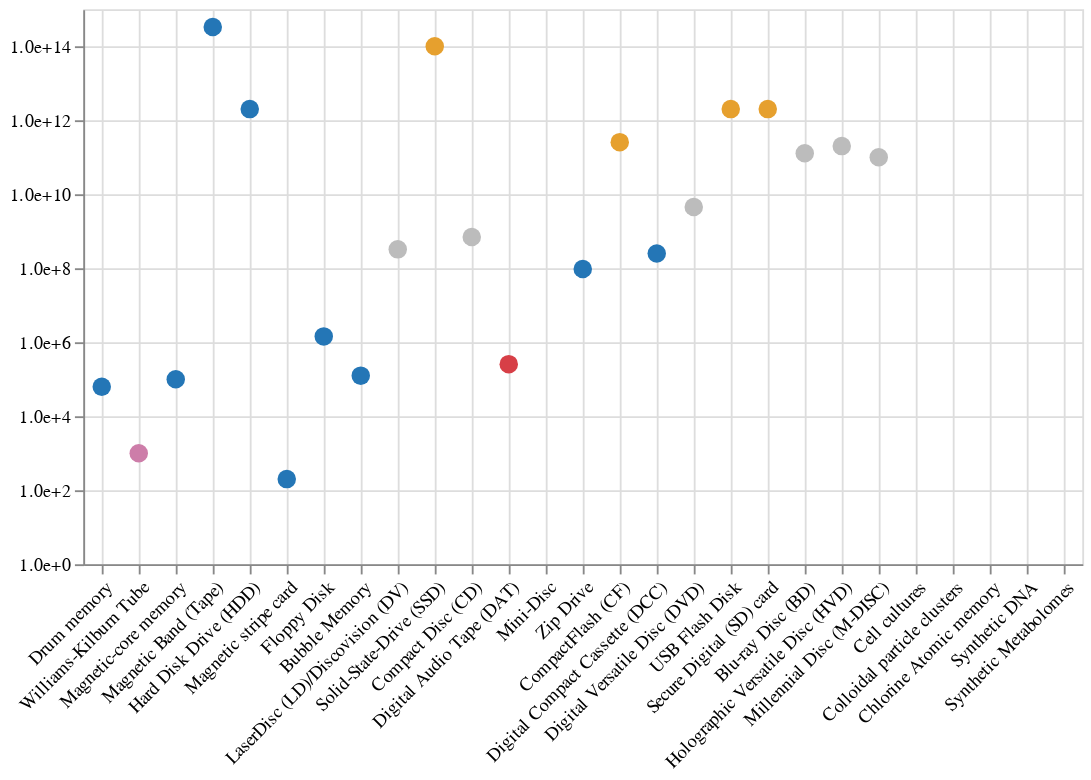

The notebook cell saved with this chart:
### Code cell
first_chart_capacity

### Figure 1 — Vega-Lite specification as saved in the notebook (floating-point values rounded to 4 significant figures)
{"config": {"title": {"font": "CM Mono"}, "axis": {"labelFont": "CM Mono", "titleFont": "CM Mono"}, "header": {"labelFont": "CM Mono", "titleFont": "CM Mono"}, "legend": {"labelFont": "CM Mono", "titleFont": "CM Mono"}}, "data": {"name": "data-2309fcae13f5aba6ec914c7f265daabb"}, "mark": {"type": "circle", "opacity": 1, "size": 100}, "encoding": {"color": {"type": "nominal", "field": "type", "legend": null, "scale": {"domain": ["magnetic", "cathode ray tube", "optical", "electronic", "electro-mechanical"], "range": ["#2476B6", "#CD7DA9", "#BCBCBC", "#E6A02E", "#D73F47"]}}, "x": {"type": "nominal", "axis": {"grid": true, "labelAngle": -45, "title": null}, "field": "name", "sort": null}, "y": {"type": "quantitative", "axis": {"format": ".1e", "title": null}, "field": "capacity_float", "scale": {"nice": true, "type": "log"}}}, "$schema": "https://vega.github.io/schema/vega-lite/v4.8.1.json", "datasets": {"data-2309fcae13f5aba6ec914c7f265daabb": [{"year": "1932-01-01T00:00:00", "name": "Drum memory", "type": "magnetic", "usage": "1960s", "capacity": 62500, "lifespan": null, "addressability": 0.0, "mutability": 2, "accessability": 0, "Unnamed: 10": null, "capacity_float": 62500.0}, {"year": "1946-01-01T00:00:00", "name": "Williams-Kilburn Tube", "type": "cathode ray tube", "usage": "1955", "capacity": 1000, "lifespan": null, "addressability": 0.0, "mutability": 2, "accessability": 1, "Unnamed: 10": null, "capacity_float": 1000.0}, {"year": "1949-01-01T00:00:00", "name": "Magnetic-core memory", "type": "magnetic", "usage": "1970s", "capacity": 100000, "lifespan": null, "addressability": 1.0, "mutability": 2, "accessability": 1, "Unnamed: 10": null, "capacity_float": 100000.0}, {"year": "1952-01-01T00:00:00", "name": "Magnetic Band (Tape)", "type": "magnetic", "usage": "today", "capacity": 330000000000000, "lifespan": null, "addressability": 0.0, "mutability": 2, "accessability": 0, "Unnamed: 10": null, "capacity_float": 330000000000000.0}, {"year": "1956-01-01T00:00:00", "name": "Hard Disk Drive (HDD)", "type": "magnetic", "usage": "today", "capacity": 2000000000000, "lifespan": null, "addressability": 1.0, "mutability": 2, "accessability": 1, "Unnamed: 10": null, "capacity_float": 2000000000000.0}, {"year": "1960-01-01T00:00:00", "name": "Magnetic stripe card", "type": "magnetic", "usage": "today", "capacity": 200, "lifespan": "3", "addressability": 0.0, "mutability": 2, "accessability": 0, "Unnamed: 10": null, "capacity_float": 200.0}, {"year": "1969-01-01T00:00:00", "name": "Floppy Disk", "type": "magnetic", "usage": "1990s", "capacity": 1440000, "lifespan": "5--30", "addressability": 1.0, "mutability": 2, "accessability": 1, "Unnamed: 10": null, "capacity_float": 1440000.0}, {"year": "1970-01-01T00:00:00", "name": "Bubble Memory", "type": "magnetic", "usage": "1980s", "capacity": 125000, "lifespan": null, "addressability": 0.0, "mutability": 2, "accessability": 0, "Unnamed: 10": null, "capacity_float": 125000.0}, {"year": "1978-01-01T00:00:00", "name": "LaserDisc (LD)/Discovision (DV)", "type": "optical", "usage": "2001", "capacity": 324000000, "lifespan": null, "addressability": 1.0, "mutability": 2, "accessability": 1, "Unnamed: 10": null, "capacity_float": 324000000.0}, {"year": "1979-01-01T00:00:00", "name": "Solid-State-Drive (SSD)", "type": "electronic", "usage": "today", "capacity": 100000000000000, "lifespan": "~10", "addressability": 1.0, "mutability": 2, "accessability": 1, "Unnamed: 10": null, "capacity_float": 100000000000000.0}, {"year": "1981-01-01T00:00:00", "name": "Compact Disc (CD)", "type": "optical", "usage": "today", "capacity": 700000000, "lifespan": "25", "addressability": 1.0, "mutability": 2, "accessability": 1, "Unnamed: 10": null, "capacity_float": 700000000.0}, {"year": "1987-01-01T00:00:00", "name": "Digital Audio Tape (DAT)", "type": "electro-mechanical", "usage": "2005", "capacity": 256000, "lifespan": "30", "addressability": 0.0, "mutability": 2, "accessability": 0, "Unnamed: 10": null, "capacity_float": 256000.0}, {"year": "1991-01-01T00:00:00", "name": "Mini-Disc", "type": "magneto-optical", "usage": "2001", "capacity": 140000000, "lifespan": "30-40", "addressability": 1.0, "mutability": 2, "accessability": 1, "Unnamed: 10": null, "capacity_float": 140000000.0}, {"year": "1994-01-01T00:00:00", "name": "Zip Drive", "type": "magnetic", "usage": "1990s", "capacity": 95370000, "lifespan": "5-10", "addressability": 1.0, "mutability": 2, "accessability": 1, "Unnamed: 10": null, "capacity_float": 95370000.0}, {"year": "1995-01-01T00:00:00", "name": "CompactFlash (CF)", "type": "electronic", "usage": "today", "capacity": 256000000000, "lifespan": "70-80", "addressability": 1.0, "mutability": 2, "accessability": 1, "Unnamed: 10": null, "capacity_float": 256000000000.0}, {"year": "1995-01-01T00:00:00", "name": "Digital Compact Cassette (DCC)", "type": "magnetic", "usage": "1996", "capacity": 250000000, "lifespan": "30", "addressability": 0.0, "mutability": 2, "accessability": 0, "Unnamed: 10": null, "capacity_float": 250000000.0}, {"year": "1996-01-01T00:00:00", "name": "Digital Versatile Disc (DVD)", "type": "optical", "usage": "today", "capacity": 4500000000, "lifespan": "25", "addressability": 1.0, "mutability": 2, "accessability": 1, "Unnamed: 10": null, "capacity_float": 4500000000.0}, {"year": "2000-01-01T00:00:00", "name": "USB Flash Disk", "type": "electronic", "usage": "today", "capacity": 2000000000000, "lifespan": "10", "addressability": 1.0, "mutability": 2, "accessability": 1, "Unnamed: 10": null, "capacity_float": 2000000000000.0}, {"year": "2001-01-01T00:00:00", "name": "Secure Digital (SD) card", "type": "electronic", "usage": "today", "capacity": 2000000000000, "lifespan": "10", "addressability": 1.0, "mutability": 2, "accessability": 1, "Unnamed: 10": null, "capacity_float": 2000000000000.0}, {"year": "2002-01-01T00:00:00", "name": "Blu-ray Disc (BD)", "type": "optical", "usage": "today", "capacity": 128000000000, "lifespan": "100-150", "addressability": 1.0, "mutability": 2, "accessability": 1, "Unnamed: 10": null, "capacity_float": 128000000000.0}, {"year": "2004-01-01T00:00:00", "name": "Holographic Versatile Disc (HVD)", "type": "optical", "usage": "2008", "capacity": 200000000000, "lifespan": "3", "addressability": 1.0, "mutability": 2, "accessability": 1, "Unnamed: 10": null, "capacity_float": 200000000000.0}, {"year": "2009-01-01T00:00:00", "name": "Millennial Disc (M-DISC)", "type": "optical", "usage": "2016", "capacity": 100000000000, "lifespan": "1000", "addressability": 1.0, "mutability": 0, "accessability": 1, "Unnamed: 10": null, "capacity_float": 100000000000.0}, {"year": "2010-01-01T00:00:00", "name": "Cell cultures", "type": "molecular", "usage": "today", "capacity": 445000, "lifespan": null, "addressability": 0.0, "mutability": 1, "accessability": 0, "Unnamed: 10": null, "capacity_float": 445000.0}, {"year": "2014-01-01T00:00:00", "name": "Colloidal particle clusters", "type": "atomic", "usage": "today", "capacity": 1, "lifespan": null, "addressability": 0.0, "mutability": 2, "accessability": 0, "Unnamed: 10": null, "capacity_float": 1.0}, {"year": "2016-01-01T00:00:00", "name": "Chlorine Atomic memory", "type": "atomic", "usage": "today", "capacity": 1000, "lifespan": null, "addressability": null, "mutability": 2, "accessability": 1, "Unnamed: 10": null, "capacity_float": 1000.0}, {"year": "2010-01-01T00:00:00", "name": "Synthetic DNA", "type": "molecular", "usage": "today", "capacity": 22000000, "lifespan": "500", "addressability": 0.0, "mutability": 0, "accessability": 0, "Unnamed: 10": null, "capacity_float": 22000000.0}, {"year": "2019-01-01T00:00:00", "name": "Synthetic Metabolomes", "type": "molecular", "usage": "today", "capacity": 70000, "lifespan": null, "addressability": 0.0, "mutability": 0, "accessability": 0, "Unnamed: 10": null, "capacity_float": 70000.0}]}}
